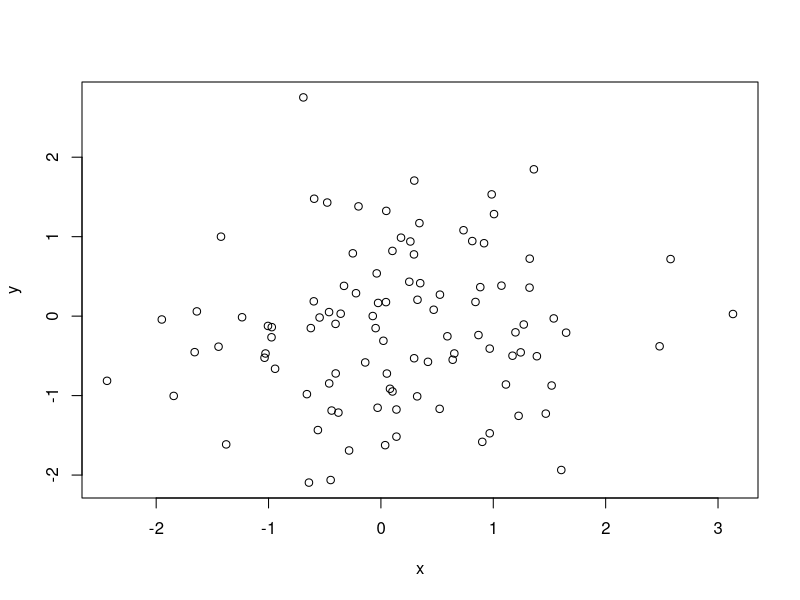

Here is the R script that generated this plot:
## ---- chunk 1
x<- rnorm(100)
y<- rnorm(100)
plot(x,y)
